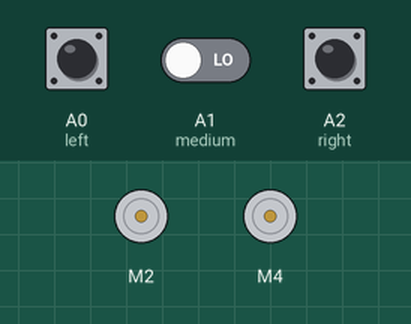
Recording of a sketch running on a simulated Arduino Uno, built with avr-gcc and run on an emulated ATmega328P. Parts: 2 × DC motor (green arrow = forward, orange = backward, longer = faster). The test bench sets the inputs (shaded band); at power-on: A0 (left) HIGH, A2 (right) HIGH, A1 (medium) LOW.

Above: at 1.2 s.
1.3 s: A0 (left) pulled LOW for 0.15 s
At 1.9 s:
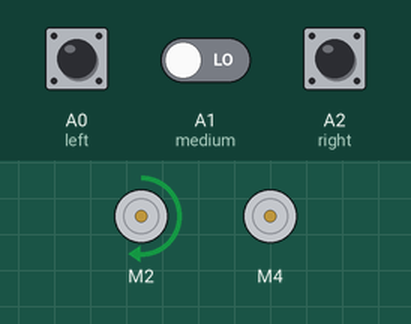
2.9 s: A2 (right) pulled LOW for 0.15 s
At 4.1 s:
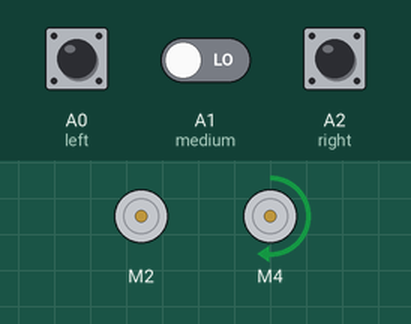
4.5 s: A0 (left) pulled LOW for 1 s
At 5.5 s:
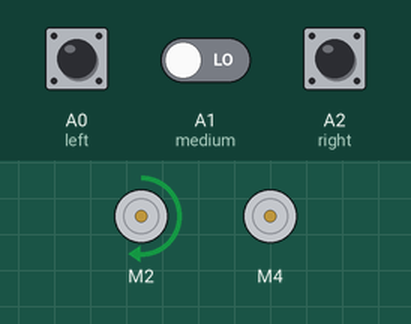
7.0 s: A2 (right) pulled LOW for 1 s
At 7.4 s:
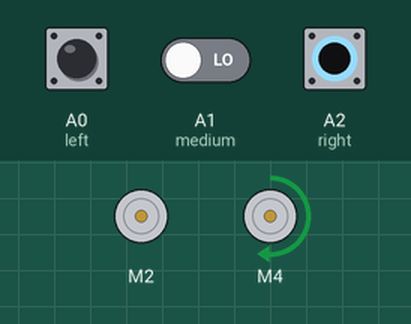
9.5 s: A0 (left) driven LOW and A1 (medium) driven HIGH
At 10.5 s:
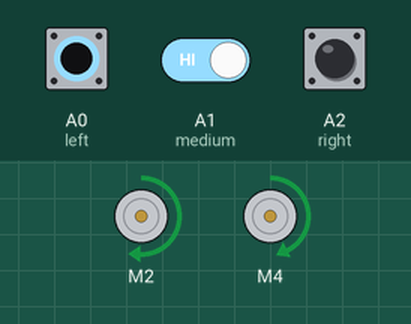
11.0 s: A2 (right) pulled LOW for 0.15 s
At 12.4 s:
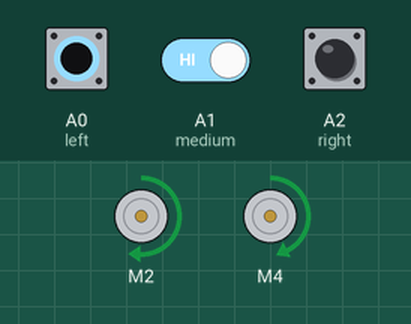
Timing chart, 0 to 13.6 s (numbered marks = the images above; inputs shaded):
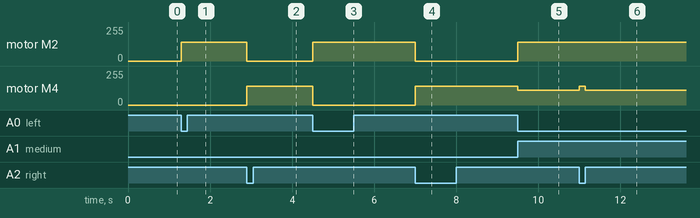

Measured:
- after the input at 1.3 s, motor M2: stopped → forward 140/255 at once
- after the input at 2.9 s, motor M2: forward 140/255 → stopped at once; motor M4: stopped → forward 140/255 at once
- after the input at 4.5 s, motor M2: stopped → forward 140/255 at once; motor M4: forward 140/255 → stopped at once
- after the input at 7.0 s, motor M2: forward 140/255 → stopped at once; motor M4: stopped → forward 140/255 at once
- after the input at 9.5 s, motor M2: stopped → forward 140/255 at once; motor M4: forward 140/255 → forward 110/255 at once
- after the input at 11.0 s, motor M4: forward 110/255 → forward 140/255 at once, → forward 110/255 0.15 s later

The sketch:

seguidor_linea_3_sensores_infrarrojos.ino
```cpp
#include <AFMotor.h>
int pwm = 140;      //speed that the motor follows
int vl = pwm - 30;

#define left A0
#define medium A1
#define right A2

bool lastDirectionRight = false; // Variable para recordar la última dirección del giro

AF_DCMotor motorL(2, MOTOR12_1KHZ);
AF_DCMotor motorD(4, MOTOR34_1KHZ);

void setup() {
  pinMode(left, INPUT);
  pinMode(medium, INPUT);
  pinMode(right, INPUT);
}

void loop() {
  int valueLeft = digitalRead(left);
  int valueMedium = digitalRead(medium);
  int valueRight = digitalRead(right);

  // Línea detectada por el sensor medio o ambos laterales detectan blanco
  if ((valueLeft == 0 && valueMedium == 1 && valueRight == 0) || (valueLeft == 0 && valueRight == 0)) {
    motorL.run(FORWARD);
    motorL.setSpeed(pwm);
    motorD.run(FORWARD);
    motorD.setSpeed(pwm);
  }

  // Línea detectada por el sensor derecho, girar a la derecha
  if (valueLeft == 0 && valueMedium == 0 && valueRight == 1) {
    motorL.run(FORWARD);
    motorL.setSpeed(pwm);
    motorD.run(RELEASE);
    motorD.setSpeed(0);
    lastDirectionRight = true; // Recordar que el último giro fue a la derecha
  }

  // Línea detectada por el medio y derecho
  if (valueLeft == 0 && valueMedium == 1 && valueRight == 1) {
    motorL.run(FORWARD);
    motorL.setSpeed(pwm);
    motorD.run(FORWARD);
    motorD.setSpeed(vl);
    lastDirectionRight = true; // Recordar que el último giro fue a la derecha
  }

  // Línea detectada por el sensor izquierdo, girar a la izquierda
  if (valueLeft == 1 && valueMedium == 0 && valueRight == 0) {
    motorL.run(RELEASE);
    motorL.setSpeed(0);
    motorD.run(FORWARD);
    motorD.setSpeed(pwm);
    lastDirectionRight = false; // Recordar que el último giro fue a la izquierda
  }

  // Línea detectada por el medio e izquierdo
  if (valueLeft == 1 && valueMedium == 1 && valueRight == 0) {
    motorL.run(FORWARD);
    motorL.setSpeed(vl);
    motorD.run(FORWARD);
    motorD.setSpeed(pwm);
    lastDirectionRight = false; // Recordar que el último giro fue a la izquierda
  }

  // Todos los sensores detectan blanco (fuera de la línea)
  if (valueLeft == 0 && valueMedium == 0 && valueRight == 0) {
    if (lastDirectionRight) {
      // Si se salió por la izquierda, girar a la derecha
      motorL.run(FORWARD);
      motorL.setSpeed(pwm);
      motorD.run(RELEASE);
      motorD.setSpeed(0);
    } else {
      // Si se salió por la derecha, girar a la izquierda
      motorL.run(RELEASE);
      motorL.setSpeed(0);
      motorD.run(FORWARD);
      motorD.setSpeed(pwm);
    }
  }

  // Todos los sensores detectan negro (fin de la línea o parada)
  /* if (valueLeft == 1 && valueMedium == 1 && valueRight == 1) {
    motorL.run(RELEASE);
    motorD.run(RELEASE);
  } */
}
```
